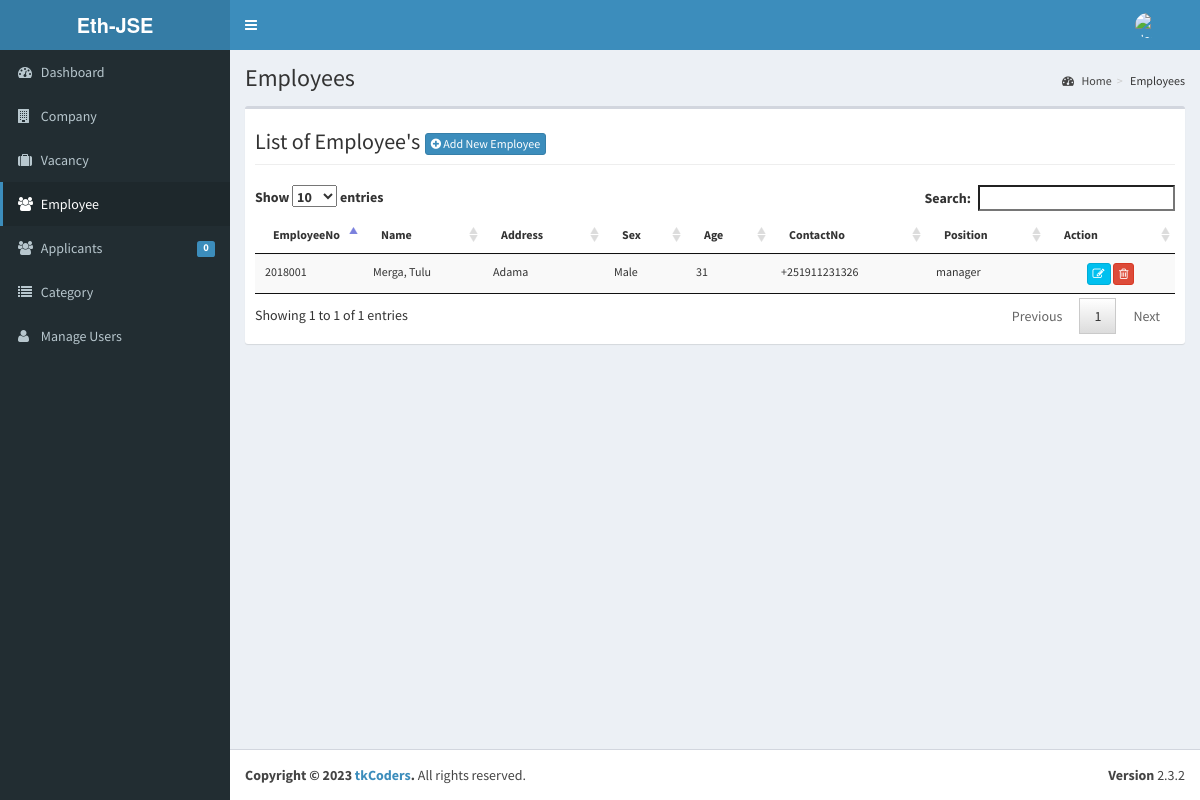
Screenshot of /admin/employee/index.php (signed in) with the database file from the repository.
### tables this page shows
CREATE TABLE `tblemployees` (
  `INCID` int(11) NOT NULL,
  `EMPLOYEEID` varchar(30) NOT NULL,
  `FNAME` varchar(50) NOT NULL,
  `MNAME` varchar(50) NOT NULL,
  `LNAME` varchar(50) NOT NULL,
  `ADDRESS` varchar(90) NOT NULL,
  `BIRTHDATE` date NOT NULL,
  `BIRTHPLACE` varchar(90) NOT NULL,
  `AGE` int(11) NOT NULL,
  `SEX` varchar(30) NOT NULL,
  `CIVILSTATUS` varchar(30) NOT NULL,
  `TELNO` varchar(40) NOT NULL,
  `EMP_EMAILADDRESS` varchar(90) NOT NULL,
  `CELLNO` varchar(30) NOT NULL,
  `POSITION` varchar(50) NOT NULL,
  `WORKSTATS` varchar(90) NOT NULL,
  `EMPPHOTO` varchar(255) NOT NULL,
  `EMPUSERNAME` varchar(90) NOT NULL,
  `EMPPASSWORD` varchar(125) NOT NULL,
  `DATEHIRED` date NOT NULL,
  `COMPANYID` int(11) NOT NULL
);

### admin/employee/index.php (called while the page is built, shortened)
<?php
require_once ("../theme/templates.php");
?>

### include/database.php (called while the page is built, shortened)
<?php
class Database {
	var $sql_string = '';
	private $conn;
	public function open_connection() {
		$this->conn = mysqli_connect(server,user,pass);
		if(!$this->conn){
			echo "Problem in database connection! Contact administrator!";
			exit();
		}else{
			$db_select = mysqli_select_db($this->conn,database_name);
		}
	}
	function setQuery($sql='') {
		$this->sql_string=$sql;
	}
	function executeQuery() {
		$result = mysqli_query($this->conn,$this->sql_string);
		return $result;
	}
	private function confirm_query($result) {
		return $result;
	}
	function loadResultList( $key='' ) {
		$cur = $this->executeQuery();
		$array = array();
		while ($row = mysqli_fetch_object($cur)) {
			if ($key) {
				$array[$row->$key] = $row;
			} else {
				$array[] = $row;
			}
		}
		return $array;
	}
}
$mydb = new Database();
?>

### admin/employee/list.php (the view, shortened to what this page needs)
<div class="row">
   <div class="col-lg-12">
           <h1 class="page-header">List of Employee's  <a href="index.php?view=add" class="btn btn-primary btn-xs  ">  <i class="fa fa-plus-circle fw-fa"></i> Add New Employee</a>  </h1>
      		</div>
  		 </div>
					<form class="wow fadeInDownaction" action="controller.php?action=delete" Method="POST">
						<table id="dash-table" class="table table-striped  table-hover table-responsive" style="font-size:12px" cellspacing="0">
						  <thead>
						  	<tr>
						  		<th width="5%">EmployeeNo</th>
						  		 <th>Name</th>
						  		<th>Address</th>
						  		 <th>Sex</th>
						  		 <th>Age</th>
						  		 <th>ContactNo</th>
						  		 <th>Position</th>
						  	 	<th width="14%" >Action</th>
						  	</tr>
						  </thead>
						  <tbody>
						  	<?php
						  		$mydb->setQuery("SELECT *
													FROM   `tblemployees`");
						  		$cur = $mydb->loadResultList();
								foreach ($cur as $result) {
						  		echo '<tr>';
						  		echo '<td>' . $result->EMPLOYEEID.'</a></td>';
						  		echo '<td>'. $result->FNAME.', '. $result->MNAME.'</td>';
						  		echo '<td>'. $result->ADDRESS.'</td>';
						  		echo '<td>'. $result->SEX.'</td>';
						  		echo '<td>'. $result->AGE.'</td>';
						  		echo '<td>'. $result->TELNO.'</td>';
						  		echo '<td>'. $result->POSITION.'</td>';
				  				echo '<td align="center" >
				  		             <a title="Edit" href="index.php?view=edit&id='.$result->EMPLOYEEID.'"  class="btn btn-info btn-xs  ">
				  		             <span class="fa fa-edit fw-fa"></span></a>
				  		             <a title="Delete" href="controller.php?action=delete&id='.$result->EMPLOYEEID.'"  class="btn btn-danger btn-xs  ">
				  		             <span class="fa fa-trash-o fw-fa"></span></a>
				  					 </td>';
						  		echo '</tr>';
						  	}
						  	?>
						  </tbody>
						</table>
						</form>

### rows the page displays
tblemployees: EMPLOYEEID "2018001", FNAME "Merga", MNAME "Tulu", ADDRESS "Adama", SEX "Male", AGE "31", TELNO "+251911231326", POSITION "manager"

### other values shown
$pending->APPL "0"
$title "Employees"
